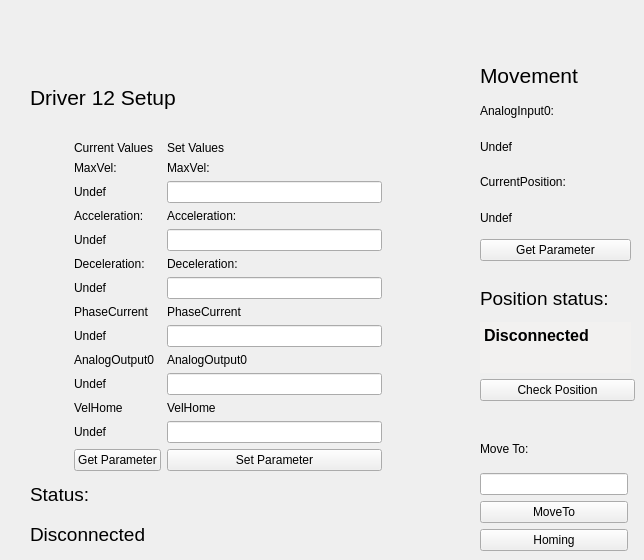
          <widget class="QWidget" name="tab_14">
           <attribute name="title">
            <string>12</string>
           </attribute>
           <attribute name="toolTip">
            <string>Driver 12 Setup and Movimentation</string>
           </attribute>
           <widget class="QWidget" name="layoutWidget_31">
            <property name="geometry">
             <rect>
              <x>480</x>
              <y>430</y>
              <width>148</width>
              <height>121</height>
             </rect>
            </property>
            <layout class="QVBoxLayout" name="verticalLayout_73">
             <item>
              <widget class="QLabel" name="label_267">
               <property name="text">
                <string>Move To:</string>
               </property>
              </widget>
             </item>
             <item>
              <widget class="QLineEdit" name="LineEditMoveToValue_12">
               <property name="toolTip">
                <string>Position to move driver 12</string>
               </property>
              </widget>
             </item>
             <item>
              <widget class="QPushButton" name="MoveTo_12">
               <property name="toolTip">
                <string>Move driver 12 to the position specified above</string>
               </property>
               <property name="text">
                <string>MoveTo</string>
               </property>
              </widget>
             </item>
             <item>
              <widget class="QPushButton" name="Homing_12">
               <property name="toolTip">
                <string>Execute the driver 12 homing procedure</string>
               </property>
               <property name="text">
                <string>Homing</string>
               </property>
              </widget>
             </item>
            </layout>
           </widget>
           <widget class="QWidget" name="layoutWidget_33">
            <property name="geometry">
             <rect>
              <x>480</x>
              <y>60</y>
              <width>151</width>
              <height>201</height>
             </rect>
            </property>
            <layout class="QVBoxLayout" name="verticalLayout_74">
             <item>
              <widget class="QLabel" name="label_270">
               <property name="font">
                <font>
                 <pointsize>16</pointsize>
                </font>
               </property>
               <property name="text">
                <string>Movement</string>
               </property>
              </widget>
             </item>
             <item>
              <widget class="QLabel" name="label_271">
               <property name="text">
                <string>AnalogInput0:</string>
               </property>
              </widget>
             </item>
             <item>
              <widget class="QLabel" name="LabelMovAnalogInput0_12">
               <property name="toolTip">
                <string>Current value of driver 12 AnalogInput(0)</string>
               </property>
               <property name="text">
                <string>Undef</string>
               </property>
              </widget>
             </item>
             <item>
              <widget class="QLabel" name="label_272">
               <property name="text">
                <string>CurrentPosition:</string>
               </property>
              </widget>
             </item>
             <item>
              <widget class="QLabel" name="LabelMovCurrentPosition_12">
               <property name="toolTip">
                <string>Current value of driver 12 CurrentPosition</string>
               </property>
               <property name="text">
                <string>Undef</string>
               </property>
              </widget>
             </item>
             <item>
              <widget class="QPushButton" name="GetParameterMov_12">
               <property name="toolTip">
                <string>Get position parameters of driver 12</string>
               </property>
               <property name="text">
                <string>Get Parameter</string>
               </property>
              </widget>
             </item>
            </layout>
           </widget>
           <widget class="QWidget" name="layoutWidget_32">
            <property name="geometry">
             <rect>
              <x>30</x>
              <y>60</y>
              <width>352</width>
              <height>491</height>
             </rect>
            </property>
            <layout class="QGridLayout" name="gridLayout_45">
             <item row="0" column="0" colspan="3">
              <widget class="QLabel" name="label_188">
               <property name="font">
                <font>
                 <pointsize>16</pointsize>
                </font>
               </property>
               <property name="text">
                <string>Driver 12 Setup</string>
               </property>
              </widget>
             </item>
             <item row="1" column="0">
              <layout class="QVBoxLayout" name="verticalLayout_26">
               <item>
                <widget class="QLabel" name="Images_12">
                 <property name="minimumSize">
                  <size>
                   <width>0</width>
                   <height>100</height>
                  </size>
                 </property>
                 <property name="maximumSize">
                  <size>
                   <width>200</width>
                   <height>150</height>
                  </size>
                 </property>
                 <property name="text">
                  <string/>
                 </property>
                 <property name="pixmap">
                  <pixmap resource="file.qrc">:/Driver.jpg</pixmap>
                 </property>
                 <property name="scaledContents">
                  <bool>true</bool>
                 </property>
                </widget>
               </item>
               <item>
                <widget class="QLabel" name="label_189">
                 <property name="text">
                  <string/>
                 </property>
                </widget>
               </item>
              </layout>
             </item>
             <item row="1" column="1">
              <widget class="QLabel" name="label_374">
               <property name="minimumSize">
                <size>
                 <width>25</width>
                 <height>0</height>
                </size>
               </property>
               <property name="text">
                <string/>
               </property>
              </widget>
             </item>
             <item row="1" column="2">
              <layout class="QGridLayout" name="gridLayout_23">
               <item row="0" column="0">
                <widget class="QLabel" name="label_190">
                 <property name="text">
                  <string>Current Values</string>
                 </property>
                </widget>
               </item>
               <item row="0" column="1">
                <widget class="QLabel" name="label_191">
                 <property name="text">
                  <string>Set Values</string>
                 </property>
                </widget>
               </item>
               <item row="1" column="0">
                <widget class="QLabel" name="label_192">
                 <property name="text">
                  <string>MaxVel:</string>
                 </property>
                </widget>
               </item>
               <item row="1" column="1">
                <widget class="QLabel" name="label_193">
                 <property name="text">
                  <string>MaxVel:</string>
                 </property>
                </widget>
               </item>
               <item row="2" column="0">
                <widget class="QLabel" name="LabelMaxVelSetup_12">
                 <property name="toolTip">
                  <string>Current value of driver 12 MaxVel</string>
                 </property>
                 <property name="text">
                  <string>Undef</string>
                 </property>
                </widget>
               </item>
               <item row="2" column="1">
                <widget class="QLineEdit" name="LineEditMaxVelSetup_12">
                 <property name="toolTip">
                  <string>&lt;html&gt;&lt;head/&gt;&lt;body&gt;&lt;p&gt;MaxVel of driver 12 to set&lt;/p&gt;&lt;/body&gt;&lt;/html&gt;</string>
                 </property>
                </widget>
               </item>
               <item row="3" column="0">
                <widget class="QLabel" name="label_194">
                 <property name="text">
                  <string>Acceleration:</string>
                 </property>
                </widget>
               </item>
               <item row="3" column="1">
                <widget class="QLabel" name="label_195">
                 <property name="text">
                  <string>Acceleration:</string>
                 </property>
                </widget>
               </item>
               <item row="4" column="0">
                <widget class="QLabel" name="LabelAccelerationSetup_12">
                 <property name="toolTip">
                  <string>Current value of driver 12 Acceleration</string>
                 </property>
                 <property name="text">
                  <string>Undef</string>
                 </property>
                </widget>
               </item>
               <item row="4" column="1">
                <widget class="QLineEdit" name="LineEditAccelerationSetup_12">
                 <property name="toolTip">
                  <string>&lt;html&gt;&lt;head/&gt;&lt;body&gt;&lt;p&gt;Acceleration of driver 12 to set&lt;/p&gt;&lt;/body&gt;&lt;/html&gt;</string>
                 </property>
                </widget>
               </item>
               <item row="5" column="0">
                <widget class="QLabel" name="label_196">
                 <property name="text">
                  <string>Deceleration:</string>
                 </property>
                </widget>
               </item>
               <item row="5" column="1">
                <widget class="QLabel" name="label_197">
                 <property name="text">
                  <string>Deceleration:</string>
                 </property>
                </widget>
               </item>
               <item row="6" column="0">
                <widget class="QLabel" name="LabelDecelerationSetup_12">
                 <property name="toolTip">
                  <string>Current value of driver 12 Deceleration</string>
                 </property>
                 <property name="text">
                  <string>Undef</string>
                 </property>
                </widget>
               </item>
               <item row="6" column="1">
                <widget class="QLineEdit" name="LineEditDecelerationSetup_12">
                 <property name="toolTip">
                  <string>&lt;html&gt;&lt;head/&gt;&lt;body&gt;&lt;p&gt;Deceleration of driver 12 to set&lt;/p&gt;&lt;/body&gt;&lt;/html&gt;</string>
                 </property>
                </widget>
               </item>
               <item row="7" column="0">
                <widget class="QLabel" name="label_198">
                 <property name="text">
                  <string>PhaseCurrent</string>
                 </property>
                </widget>
               </item>
               <item row="7" column="1">
                <widget class="QLabel" name="label_199">
                 <property name="text">
                  <string>PhaseCurrent</string>
                 </property>
                </widget>
               </item>
               <item row="8" column="0">
                <widget class="QLabel" name="LabelPhaseCurrentSetup_12">
                 <property name="toolTip">
                  <string>Current value of driver 12 PhaseCurrent</string>
                 </property>
                 <property name="text">
                  <string>Undef</string>
                 </property>
                </widget>
               </item>
               <item row="8" column="1">
                <widget class="QLineEdit" name="LineEditPhaseCurrentSetup_12">
                 <property name="toolTip">
                  <string>&lt;html&gt;&lt;head/&gt;&lt;body&gt;&lt;p&gt; PhaseCurrent of driver 12 to set&lt;/p&gt;&lt;/body&gt;&lt;/html&gt;</string>
                 </property>
                </widget>
               </item>
               <item row="9" column="0">
                <widget class="QLabel" name="label_200">
                 <property name="text">
                  <string>AnalogOutput0</string>
                 </property>
                </widget>
               </item>
               <item row="9" column="1">
                <widget class="QLabel" name="label_201">
                 <property name="text">
                  <string>AnalogOutput0</string>
                 </property>
                </widget>
               </item>
               <item row="10" column="0">
                <widget class="QLabel" name="LabelAnalogOutputSetup_12">
                 <property name="toolTip">
                  <string>Current value of driver 12 AnalogOutput(0)</string>
                 </property>
                 <property name="text">
                  <string>Undef</string>
                 </property>
                </widget>
               </item>
               <item row="10" column="1">
                <widget class="QLineEdit" name="LineEditAnalogOutputSetup_12">
                 <property name="toolTip">
                  <string>&lt;html&gt;&lt;head/&gt;&lt;body&gt;&lt;p&gt; AnalogOutput(0) of driver 12 to set&lt;/p&gt;&lt;/body&gt;&lt;/html&gt;</string>
                 </property>
                </widget>
               </item>
               <item row="11" column="0">
                <widget class="QLabel" name="label_375">
                 <property name="text">
                  <string>VelHome</string>
                 </property>
                </widget>
               </item>
               <item row="11" column="1">
                <widget class="QLabel" name="label_376">
                 <property name="text">
                  <string>VelHome</string>
                 </property>
                </widget>
               </item>
               <item row="12" column="0">
                <widget class="QLabel" name="LabelVelHomeSetup_12">
                 <property name="toolTip">
                  <string>Current value of driver 12 VelHome</string>
                 </property>
                 <property name="text">
                  <string>Undef</string>
                 </property>
                </widget>
               </item>
               <item row="12" column="1">
                <widget class="QLineEdit" name="LineEditVelHomeSetup_12">
                 <property name="toolTip">
                  <string>&lt;html&gt;&lt;head/&gt;&lt;body&gt;&lt;p&gt; VelHome of driver 12 to set&lt;/p&gt;&lt;/body&gt;&lt;/html&gt;</string>
                 </property>
                </widget>
               </item>
               <item row="13" column="0">
                <widget class="QPushButton" name="GetParameterDriver_12">
                 <property name="toolTip">
                  <string>&lt;html&gt;&lt;head/&gt;&lt;body&gt;&lt;p&gt;Get the current parameter of the driver 12&lt;/p&gt;&lt;/body&gt;&lt;/html&gt;</string>
                 </property>
                 <property name="text">
                  <string>Get Parameter</string>
                 </property>
                </widget>
               </item>
               <item row="13" column="1">
                <widget class="QPushButton" name="SetParameterDriver_12">
                 <property name="toolTip">
                  <string>&lt;html&gt;&lt;head/&gt;&lt;body&gt;&lt;p&gt;Set parameter of driver 12. Nota bene: in order to accomplished the command you have to set all the fields above.&lt;/p&gt;&lt;/body&gt;&lt;/html&gt;</string>
                 </property>
                 <property name="text">
                  <string>Set Parameter</string>
                 </property>
                </widget>
               </item>
              </layout>
             </item>
             <item row="2" column="0" colspan="3">
              <layout class="QVBoxLayout" name="verticalLayout_27">
               <item>
                <widget class="QLabel" name="label_202">
                 <property name="font">
                  <font>
                   <pointsize>14</pointsize>
                  </font>
                 </property>
                 <property name="text">
                  <string>Status:</string>
                 </property>
                </widget>
               </item>
               <item>
                <widget class="QLabel" name="LabelStatusDriver12">
                 <property name="font">
                  <font>
                   <pointsize>14</pointsize>
                  </font>
                 </property>
                 <property name="toolTip">
                  <string>Driver 12 Status</string>
                 </property>
                 <property name="text">
                  <string>Disconnected</string>
                 </property>
                </widget>
               </item>
              </layout>
             </item>
            </layout>
           </widget>
           <widget class="QWidget" name="layoutWidget_52">
            <property name="geometry">
             <rect>
              <x>480</x>
              <y>280</y>
              <width>155</width>
              <height>121</height>
             </rect>
            </property>
            <layout class="QVBoxLayout" name="verticalLayout_89">
             <item>
              <layout class="QVBoxLayout" name="verticalLayout_46">
               <item>
                <widget class="QLabel" name="label_321">
                 <property name="font">
                  <font>
                   <pointsize>14</pointsize>
                  </font>
                 </property>
                 <property name="text">
                  <string>Position status:</string>
                 </property>
                </widget>
               </item>
               <item>
                <widget class="QTextEdit" name="LabelPositionStatus_12">
                 <property name="maximumSize">
                  <size>
                   <width>151</width>
                   <height>51</height>
                  </size>
                 </property>
                 <property name="palette">
                  <palette>
                   <active>
                    <colorrole role="Base">
                     <brush brushstyle="SolidPattern">
                      <color alpha="255">
                       <red>242</red>
                       <green>241</green>
                       <blue>240</blue>
                      </color>
                     </brush>
                    </colorrole>
                   </active>
                   <inactive>
                    <colorrole role="Base">
                     <brush brushstyle="SolidPattern">
                      <color alpha="255">
                       <red>242</red>
                       <green>241</green>
                       <blue>240</blue>
                      </color>
                     </brush>
                    </colorrole>
                   </inactive>
                   <disabled>
                    <colorrole role="Base">
                     <brush brushstyle="SolidPattern">
                      <color alpha="255">
                       <red>255</red>
                       <green>255</green>
                       <blue>255</blue>
                      </color>
                     </brush>
                    </colorrole>
                   </disabled>
                  </palette>
                 </property>
                 <property name="font">
                  <font>
                   <pointsize>12</pointsize>
                   <weight>75</weight>
                   <bold>true</bold>
                  </font>
                 </property>
                 <property name="toolTip">
                  <string>&lt;html&gt;&lt;head/&gt;&lt;body&gt;&lt;p&gt;&lt;span style=&quot; font-size:11pt; font-weight:400;&quot;&gt;Here is printed the correspondence between the estimated position and the CurrentPosition of the driver 12.&lt;/span&gt;&lt;/p&gt;&lt;/body&gt;&lt;/html&gt;</string>
                 </property>
                 <property name="frameShape">
                  <enum>QFrame::NoFrame</enum>
                 </property>
                 <property name="html">
                  <string>&lt;!DOCTYPE HTML PUBLIC &quot;-//W3C//DTD HTML 4.0//EN&quot; &quot;http://www.w3.org/TR/REC-html40/strict.dtd&quot;&gt;
&lt;html&gt;&lt;head&gt;&lt;meta name=&quot;qrichtext&quot; content=&quot;1&quot; /&gt;&lt;style type=&quot;text/css&quot;&gt;
p, li { white-space: pre-wrap; }
&lt;/style&gt;&lt;/head&gt;&lt;body style=&quot; font-family:'.SF NS Text'; font-size:12pt; font-weight:600; font-style:normal;&quot;&gt;
&lt;p style=&quot; margin-top:0px; margin-bottom:0px; margin-left:0px; margin-right:0px; -qt-block-indent:0; text-indent:0px;&quot;&gt;&lt;span style=&quot; font-family:'Ubuntu';&quot;&gt;Disconnected&lt;/span&gt;&lt;/p&gt;&lt;/body&gt;&lt;/html&gt;</string>
                 </property>
                 <property name="textInteractionFlags">
                  <set>Qt::TextSelectableByMouse</set>
                 </property>
                </widget>
               </item>
              </layout>
             </item>
             <item>
              <widget class="QPushButton" name="CheckPositionButton_12">
               <property name="toolTip">
                <string>&lt;html&gt;&lt;head/&gt;&lt;body&gt;&lt;p&gt;Verify the correspondence between the estimated position and the current position of the driver 12.&lt;/p&gt;&lt;/body&gt;&lt;/html&gt;</string>
               </property>
               <property name="text">
                <string>Check Position</string>
               </property>
              </widget>
             </item>
            </layout>
           </widget>
          </widget>
